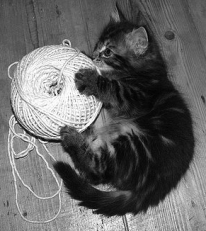
#> input picture cv_cw1/resources/kitty.bmp, 206 x 231 px, found by its file name; its folder holds only this picture in this run
$ python task_1_convolve.py
#> lines starting #> are read from the running program, lines starting #| are printed output that depends on the picture
import cv2
import numpy as np
from cv_cw1.paths import KITTY_BMP
from matplotlib import pyplot as plt
# the kernels
MEAN_KERNEL = np.ones(shape=(3, 3)) / 9  # not weighted, normalised. (add up to 9)
WEIGHTED_MEAN_KERNEL = np.array([[0.5, 1, 0.5],
                                 [1,   2,   1],
                                 [0.5, 1, 0.5]]) / 8  # weighted, normalised (add up to 8)

gau_1d = cv2.getGaussianKernel(3, sigma=1)
GAUSSIAN_KERNEL = np.outer(gau_1d, gau_1d.transpose())


def pad(img: np.array) -> np.array:
    """
    :param img: an image to pad.
    :return:
    """
    # 1. build a placeholder.
    img_padded = np.zeros(shape=(img.shape[0] + 2, img.shape[1] + 2))
    # 2. copy and paste inside the "box"
    img_padded[1:-1, 1:-1] = img
    return img_padded


def convolve(img: np.array, mode: str = 'mean') -> np.array:
    """
     :param img:
     :param mode:
     :return:
     """
    # choose a kernel accordingly
    global MEAN_KERNEL, WEIGHTED_MEAN_KERNEL
    if mode == "mean":
        kernel = MEAN_KERNEL
    elif mode == "weighted_mean":
        kernel = WEIGHTED_MEAN_KERNEL
    elif mode == "gaussian":
        kernel = GAUSSIAN_KERNEL
    else:
        raise ValueError
    # pad the image
    img_padded = pad(img)
    # each dimension should have incremented by a value of 2.
    assert img_padded.shape == (img.shape[0] + 2, img.shape[1] + 2)
    # init an image to store the convoluted values.
    img_convoluted = np.zeros((img.shape[0], img.shape[1]))
    # loop over the dimensions of the original image
    for x_idx in range(img_convoluted.shape[0]):  #
        for y_idx in range(img_convoluted.shape[1]):
            # component-wise multiply, and them sum them up
            # here, we don't need division as the weights of the kernel is normalised.
            img_convoluted[x_idx, y_idx] = (kernel * img_padded[x_idx: x_idx + 3, y_idx: y_idx + 3]).sum()
    return img_convoluted


def main():
    # load kitty image in gray scale
    kitty: np.array = cv2.imread(KITTY_BMP, cv2.IMREAD_GRAYSCALE)
#> kitty is the input picture: shape (231, 206); min 1, max 255, mean 102.3
    # convolve the image.
    kitty_conv_mean = convolve(kitty, mode='mean')
#> in pad, `img_padded[1:-1, 1:-1] = img`:
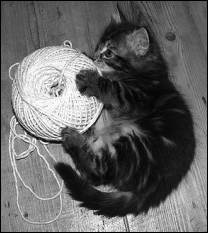
#> img_padded: shape (233, 208) float64; min 0, max 255, mean 100.4
#> after the loop in convolve, `for x_idx in range(img_convoluted.shape[0]):`:
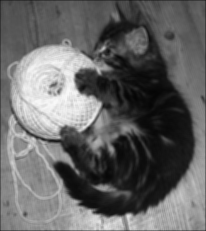
#> img_convoluted: shape (231, 206) float64; min 5.22, max 249.6, mean 101.5
    kitty_conv_w_mean = convolve(kitty, mode='weighted_mean')
    # make sure that the shape did not.
    assert kitty.shape == kitty_conv_mean.shape
    assert kitty.shape == kitty_conv_w_mean.shape
    f, axarr = plt.subplots(1, 3)
    axarr[0].imshow(kitty, cmap='gray')
    axarr[1].imshow(kitty_conv_mean, cmap='gray')
    axarr[2].imshow(kitty_conv_w_mean, cmap='gray')
    plt.show()
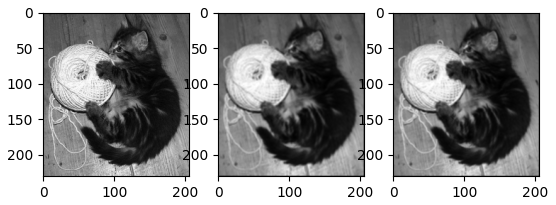
#> figure drawn by matplotlib, 3 panels


if __name__ == '__main__':
    main()
